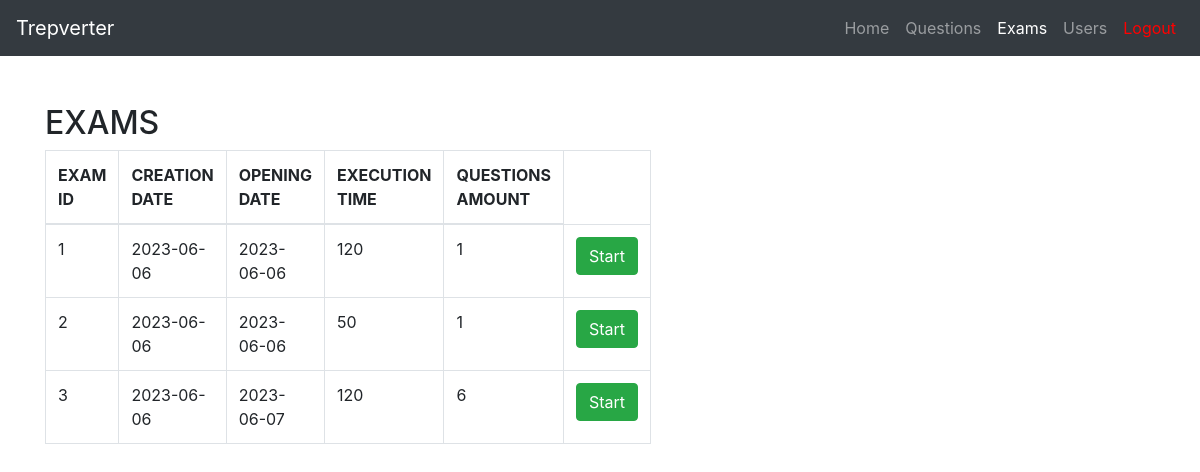
Screenshot of /exams (signed in) with the database file from the repository.
### tables this page shows
CREATE TABLE "exams" (
	"id"	INTEGER NOT NULL,
	"creation_date"	DATE NOT NULL,
	"opening_date"	VARCHAR(10) NOT NULL,
	"execution_time"	INTEGER NOT NULL,
	"questions_amount"	INTEGER NOT NULL,
	"user_id"	INTEGER,
	PRIMARY KEY("id"),
	FOREIGN KEY("user_id") REFERENCES "users"("id")
);

### views/main.py (the view, shortened to what this page needs)
@main.route('/exams', methods=['GET', 'POST', 'PUT', 'DELETE'])
@login_required
def exams():
    from models.entities import Exam, Question
    all_exams = Exam.show_all()
    if str(current_user.role) == 'Student':
        return render_template('exams_student.html', exams=all_exams)

### app.py (called while the page is built)
@login_manager.user_loader
def load_user(user_id):
    from models.entities import User
    return User.query.get(int(user_id))

### models/entities.py (called while the page is built)
    def __repr__(self):
        return f'{self.name}'

    @staticmethod
    def show_all():
        return Exam.query.all()

### templates/exams_student.html (shortened to what this page needs)
{% import "bootstrap/wtf.html" as wtf %}
<!DOCTYPE html>
<html lang="en">
<head>
  <link rel="stylesheet" href="https://cdn.jsdelivr.net/npm/bootstrap@4.0.0/dist/css/bootstrap.min.css">
</head>
<body>
  <nav class="navbar navbar-expand-lg navbar-dark bg-dark">
    <a class="navbar-brand" href="#">Trepverter</a>
    <div class="collapse navbar-collapse" id="navbarNav">
      <ul class="navbar-nav ml-auto">
        <li class="nav-item">
          <a class="nav-link" href="{{url_for('main.index')}}">Home</a>
        </li>
        <li class="nav-item">
            <a class="nav-link" href="{{url_for('main.questions')}}">Questions</a>
          </li>
        <li class="nav-item active">
          <a class="nav-link" href="{{url_for('main.exams')}}">Exams</a>
        </li>
        <li class="nav-item">
            <a class="nav-link" href="{{url_for('main.users')}}">Users</a>
          </li>
        <li class="nav-item">
          <a class="nav-link" style = "color: red" href="{{url_for('auth.logout')}}">Logout</a>
        </li>
      </ul>
    </div>
  </nav>
  <div class="container mt-5">
    <div class="row">
      <div class="col-md-6">
        <h2>EXAMS</h2>
        <table class="table table-bordered table-hover">
            <thead>
                <tr>
                    <th scope="col">EXAM ID</th>
                    <th scope="col">CREATION DATE</th>
                    <th scope="col">OPENING DATE</th>
                    <th scope="col">EXECUTION TIME</th>
                    <th scope="col">QUESTIONS AMOUNT</th>
                </tr>
            </thead>
            <tbody>
            {% for exam in exams %}
                <tr>
                    <td>{{exam.id}}</td>
                    <td>{{exam.creation_date}}</td>
                    <td>{{exam.opening_date}}</td>
                    <td>{{exam.execution_time}}</td>
                    <td>{{exam.questions_amount}}</td>
                    <td><button type="button" onclick="location.href='exams/{{exam.id}}/start'" class="btn btn-success">Start</button></td>
                </tr>
            {% endfor %}
            </tbody>
        </table>
      </div>
    </div>
  </div>

### rows the page displays
exams: id "1", creation_date "2023-06-06", opening_date "2023-06-06", execution_time "120", questions_amount "1"
exams: id "2", creation_date "2023-06-06", opening_date "2023-06-06", execution_time "50", questions_amount "1"
exams: id "3", creation_date "2023-06-06", opening_date "2023-06-07", execution_time "120", questions_amount "6"
